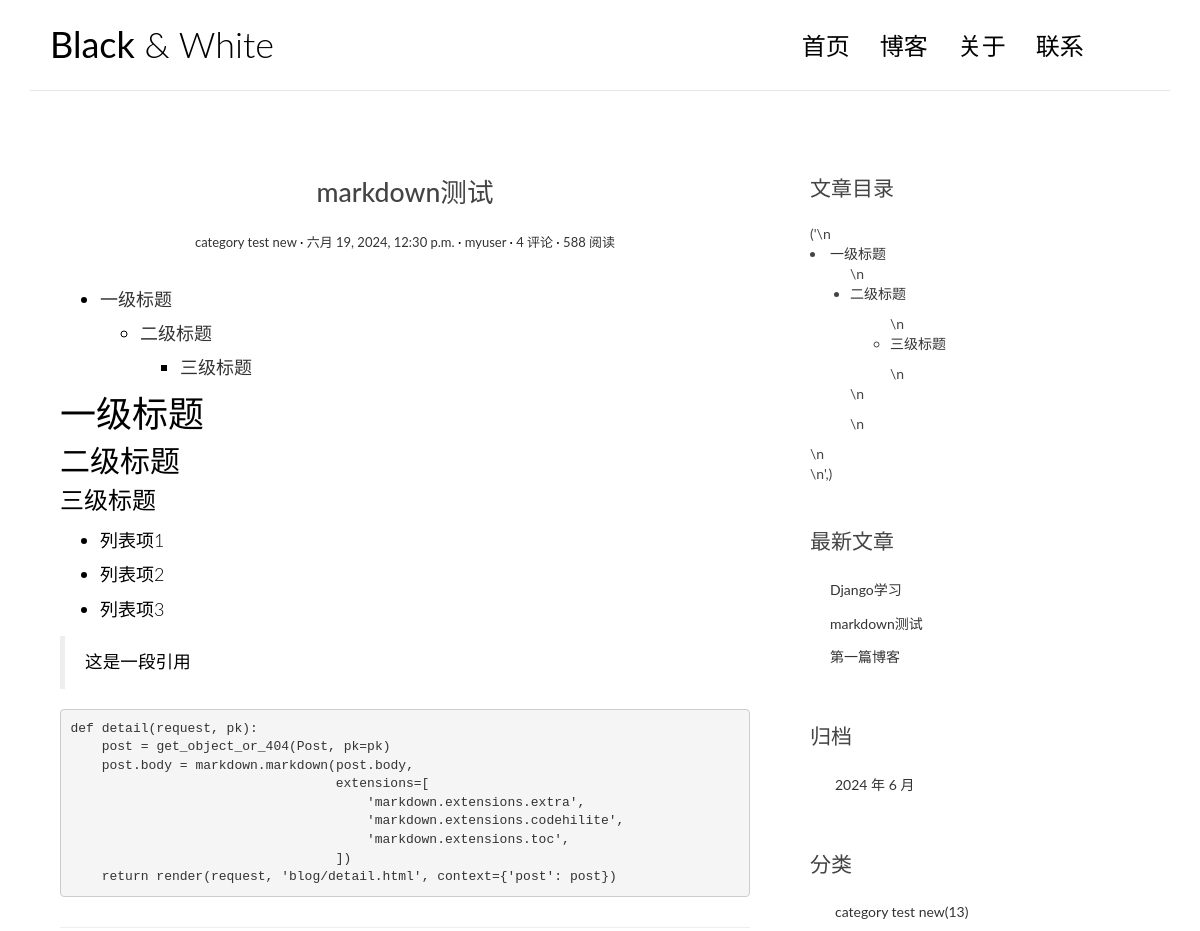
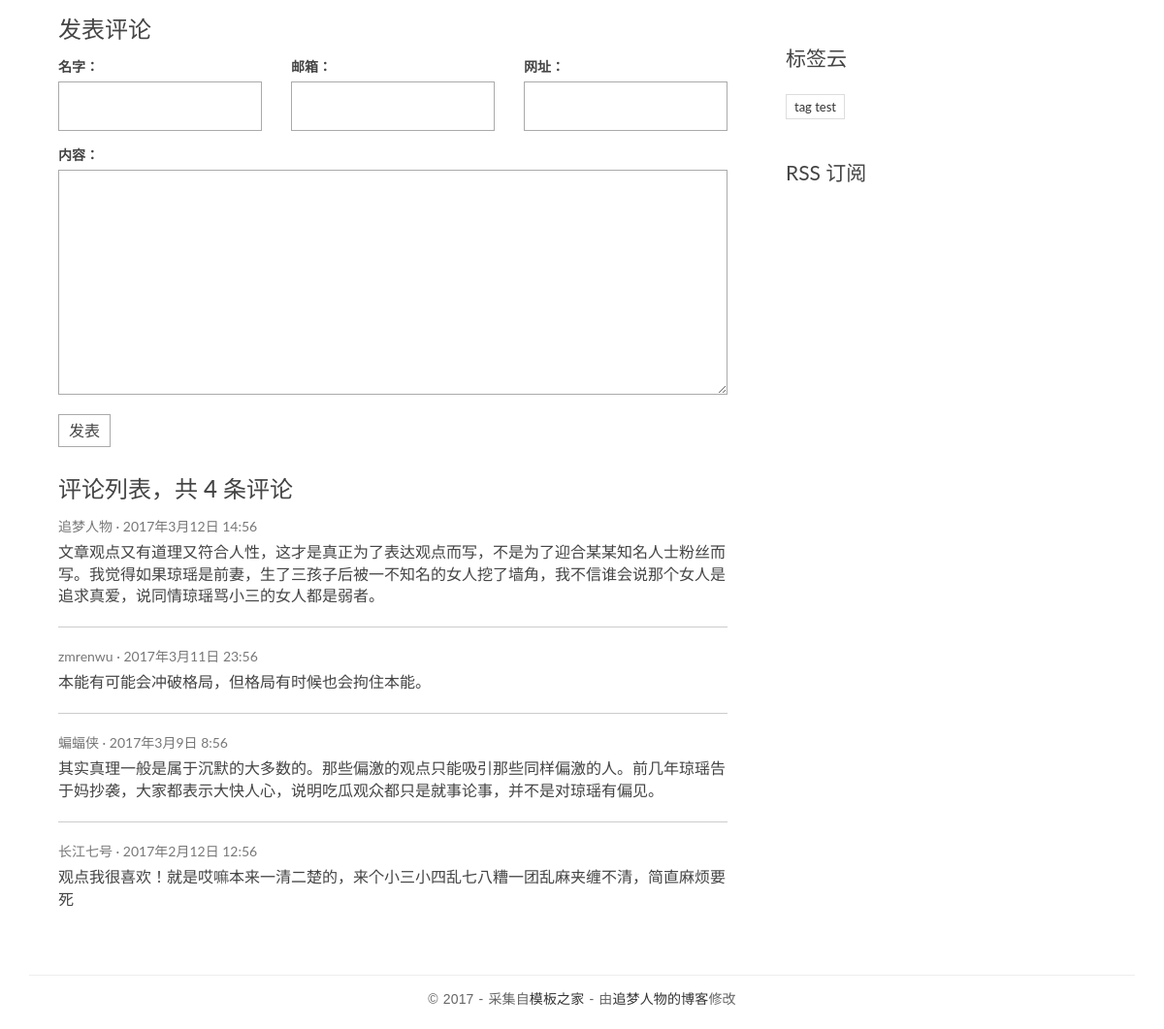
/posts/3/, run on the app's committed database (2 pictures, top to bottom).
### blog/models.py (models this page shows, shortened)
class Post(models.Model):
    title = models.CharField('标题', max_length=70)
    body = models.TextField('正文')
    created_time = models.DateTimeField('创建时间', default=timezone.now)
    modified_time = models.DateTimeField('修改时间', auto_now=True)
    excerpt = models.CharField('摘要', max_length=200, blank=True)
    category = models.ForeignKey(Category, verbose_name='分类', on_delete=models.CASCADE)
    tags = models.ManyToManyField(Tag,  verbose_name='标签', blank=True)
    author = models.ForeignKey(User, verbose_name='作者', on_delete=models.CASCADE)
    class Meta:
        verbose_name = '文章'
        verbose_name_plural = verbose_name
    def get_absolute_url(self):
        return reverse('blog:detail', kwargs={'pk': self.pk})

class Category(models.Model):
    name = models.CharField(max_length=100)
    class Meta:
        verbose_name = '分类'
        verbose_name_plural = verbose_name

class Tag(models.Model):
    name = models.CharField(max_length=100)
    class Meta:
        verbose_name = '标签'
        verbose_name_plural = verbose_name

### blog/views.py (the view)
# urls.py: path('posts/<int:pk>/', views.detail, name='detail'),
def detail(request, pk):
    post = get_object_or_404(Post, pk=pk)
    md = markdown.Markdown(extensions=[
                                      'markdown.extensions.extra',
                                      'markdown.extensions.codehilite',
                                      TocExtension(slugify=slugify),
                                  ])
    post.body = md.convert(post.body)
    m = re.search(r'<div class="toc">\s*<ul>(.*)</ul>\s*</div>', md.toc, re.S)
    post.toc = m.groups(1) if m is not None else ""
    return render(request, 'blog/detail.html', context={'post': post})

### comments/forms.py
class CommentForm(forms.ModelForm):
    class Meta:
        model = Comment
        fields = ['name', 'email', 'url', 'text']

### blog/templatetags/blog_extras.py (called while the page is built)
@register.inclusion_tag('blog/inclusions/_recent_posts.html', takes_context=True)
def show_recent_posts(context, num=5):
    return {
        'recent_post_list': Post.objects.all().order_by('-created_time')[:num],
    }

@register.inclusion_tag('blog/inclusions/_archives.html', takes_context=True)
def show_archives(context):
    return {
        'date_list': Post.objects.dates('created_time', 'month', order='DESC'),
    }

@register.inclusion_tag('blog/inclusions/_categories.html', takes_context=True)
def show_categories(context):
    return {
        'category_list': Category.objects.all(),
    }

@register.inclusion_tag('blog/inclusions/_tags.html', takes_context=True)
def show_tags(context):
    return {
        'tag_list': Tag.objects.all(),
    }

### comments/templatetags/comments_extras.py (called while the page is built)
@register.inclusion_tag('comments/inclusions/_form.html', takes_context=True)
def show_comment_form(context, post, form=None):
    if form is None:
        form = CommentForm()
        return {
            'form': form,
            'post': post,
        }

### templates/blog/detail.html
{% extends 'base.html' %}
{% load comments_extras %}
{% block main %}
    <article class="post post-{{ post.pk }}">
        <header class="entry-header">
            <h1 class="entry-title">{{ post.title }}</h1>
            <div class="entry-meta">
                <span class="post-category"><a href="#">{{ post.category.name }}</a></span>
                <span class="post-date"><a href="#"><time class="entry-date"
                                                          datetime={{ post.created_time }}>{{ post.created_time }}</time></a></span>
                <span class="post-author"><a href="#">{{ post.author }}</a></span>
                <span class="comments-link"><a href="#">4 评论</a></span>
                <span class="views-count"><a href="#">588 阅读</a></span>
            </div>
        </header>
        <div class="entry-content clearfix">
            {{ post.body|safe }}
        </div>
    </article>
    <section class="comment-area" id="comment-area">
        <hr>
        <h3>发表评论</h3>
        {% show_comment_form post %}
        <div class="comment-list-panel">
            <h3>评论列表，共 <span>4</span> 条评论</h3>
            <ul class="comment-list list-unstyled">
                <li class="comment-item">
                    <span class="nickname">追梦人物</span>
                    <time class="submit-date" datetime="2012-11-09T23:15:57+00:00">2017年3月12日 14:56</time>
                    <div class="text">
                        文章观点又有道理又符合人性，这才是真正为了表达观点而写，不是为了迎合某某知名人士粉丝而写。我觉得如果琼瑶是前妻，生了三孩子后被一不知名的女人挖了墙角，我不信谁会说那个女人是追求真爱，说同情琼瑶骂小三的女人都是弱者。
                    </div>
                </li>
                <li class="comment-item">
                    <span class="nickname">zmrenwu</span>
                    <time class="submit-date" datetime="2012-11-09T23:15:57+00:00">2017年3月11日 23:56</time>
                    <div class="text">
                        本能有可能会冲破格局，但格局有时候也会拘住本能。
                    </div>
                </li>
                <li class="comment-item">
                    <span class="nickname">蝙蝠侠</span>
                    <time class="submit-date" datetime="2012-11-09T23:15:57+00:00">2017年3月9日 8:56</time>
                    <div class="text">
                        其实真理一般是属于沉默的大多数的。那些偏激的观点只能吸引那些同样偏激的人。前几年琼瑶告于妈抄袭，大家都表示大快人心，说明吃瓜观众都只是就事论事，并不是对琼瑶有偏见。
                    </div>
                </li>
                <li class="comment-item">
                    <span class="nickname">长江七号</span>
                    <time class="submit-date" datetime="2012-11-09T23:15:57+00:00">2017年2月12日 12:56</time>
                    <div class="text">
                        观点我很喜欢！就是哎嘛本来一清二楚的，来个小三小四乱七八糟一团乱麻夹缠不清，简直麻烦要死
                    </div>
                </li>
            </ul>
        </div>
    </section>
{% endblock main %}
{% block toc %}
    {% if post.toc %}
        <div class="widget widget-content">
            <h3 class="widget-title">文章目录</h3>
            {{ post.toc|safe }}
        </div>
    {% endif %}
{% endblock toc %}

### templates/blog/inclusions/_recent_posts.html
<div class="widget widget-recent-posts">
  <h3 class="widget-title">最新文章</h3>
  <ul>
    {% for post in recent_post_list %}
      <li>
        <a href="{{ post.get_absolute_url }}">{{ post.title }}</a>
      </li>
    {% empty %}
      暂无文章！
    {% endfor %}
  </ul>
</div>

### templates/blog/inclusions/_categories.html
<div class="widget widget-category">
    <h3 class="widget-title">分类</h3>
    <ul>
        {% for category in category_list %}
            <li>
                <a href="{% url 'blog:category' category.pk %}">{{ category.name }}<span class="post-count">(13)</span></a>
            </li>
        {% empty %}
            暂无分类!
        {% endfor %}
    </ul>
</div>

### templates/blog/inclusions/_tags.html
<div class="widget widget-tag-cloud">
    <h3 class="widget-title">标签云</h3>
    <ul>
        {% for tag in tag_list %}
            <li>
                <a href="{% url 'blog:tag' tag.pk%}">{{ tag.name }}</a>
            </li>
        {% empty %}
            暂无标签!
        {% endfor %}
    </ul>
</div>

### blog/static/blog/css/custom.css (style rules this page uses)
* { outline: none; }
h1, h2, h3, h4, h5, h6 { margin-top: 0; }
a { color: #333; }
body { color: #444; font-family: 'Lato', sans-serif; }
p { font-family: 'Ubuntu', sans-serif; font-weight: 400; word-spacing: 1px; letter-spacing: 0.01em; }
.post { background: #fff; padding: 30px 30px 0; }
.entry-title { text-align: center; font-size: 1.9em; margin-bottom: 20px; line-height: 1.6; padding: 10px 20px 0; }
.entry-meta { text-align: center; color: #DDDDDD; font-size: 13px; margin-bottom: 30px; }
.entry-content { font-size: 18px; line-height: 1.9; font-weight: 300; color: #000; }
.post-category::after, .post-date::after, .post-author::after, .comments-link::after { content: ' ·'; color: #000; }
.widget { background: #fff; padding: 30px 0 0; }
.widget-title { font-size: 1.5em; margin-bottom: 20px; line-height: 1.6; padding: 10px 0 0; font-weight: 400; }
.widget-recent-posts ul { padding: 0; margin: 0; padding-left: 20px; }
.widget-recent-posts ul li { list-style-type: none; position: relative; line-height: 170%; margin-bottom: 10px; }
.widget-recent-posts ul li::before { content: '\f3d3'; font-family: "Ionicons"; position: absolute; left: -17px; top: 3px; font-size: 16px; color: #000; }
.widget-category ul { padding: 0; margin: 0; padding-left: 25px; }
.widget-category ul li { list-style-type: none; position: relative; line-height: 170%; margin-bottom: 10px; }
.widget-category ul li::before { content: '\f3fe'; font-family: "Ionicons"; position: absolute; left: -25px; top: 1px; font-size: 18px; color: #000; }
.widget-tag-cloud ul { padding: 0; margin: 0; margin-right: -10px; }
.widget-tag-cloud ul li { list-style-type: none; font-size: 13px; display: inline-block; margin-right: 10px; margin-bottom: 10px; padding: 3px 8px; border: 1px solid #ddd; }
.widget-content ul ul { margin-top: 10px; }
.widget-content ul li { margin-bottom: 10px; }
.contact-form input, .comment-form input { border: 1px solid #aaa; margin-bottom: 15px; width: 100%; padding: 15px 15px; font-size: 16px; line-height: 100%; transition: 0.4s border-color linear; }
.contact-form textarea, .comment-form textarea { border: 1px solid #aaa; margin-bottom: 15px; width: 100%; padding: 15px 15px; font-size: 16px; line-height: 20px !important; min-height: 183px; transition: 0.4s border-color linear; }
.comment-area { padding: 0 30px 0; }
.comment-list-panel { margin-top: 30px; }
.comment-list { margin-top: 15px; }
.comment-item:not(:last-child) { border-bottom: 1px #ccc solid; margin-bottom: 20px; padding-bottom: 20px; }
.comment-item .nickname, .comment-item .submit-date { color: #777; font-size: 14px; }
.comment-item .nickname:after { content: ' ·'; }
.comment-item .text { padding-top: 5px; font-size: 16px; }

### templates/base.html (style rules this page uses)
.codehilite { padding: 0; }

### data on the page
Post: title "markdown测试", category.name "category test new", created_time "六月 19, 2024, 12:30 p.m.", author "myuser", body "一级标题 二级标题 三级标题 一级标题 二级标题 三级标题 列表项1 列表项2 列表项3 这是一段引用 def detail ( request , pk ): post = get_object_or_404 ( Post , pk = pk ) post . body = markdown . markdown ( post . body , extensions = [ 'markdown.extensions.extra' , 'markdown.extensions.codehilite' , 'markdown.extensions.toc' , ]) return render ( request , 'blog/detail.html' , context = { 'post' : post })", toc "('\\n 一级标题 \\n 二级标题 \\n 三级标题 \\n \\n \\n \\n \\n',)"
Post: title "Django学习"
Post: title "第一篇博客"
Category: name "category test new"
Tag: name "tag test"

### other printed values
{{ date.year }} "2024"
{{ date.month }} "6"
